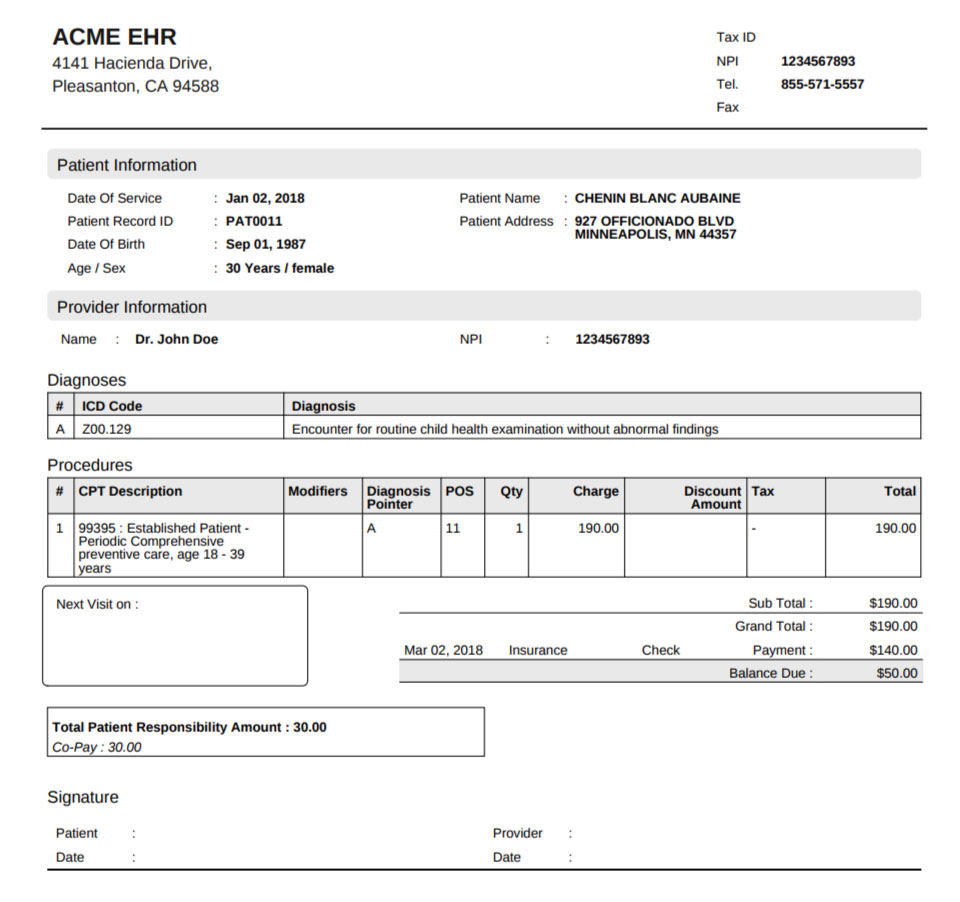
#> input picture assets/image.jpg, 960 x 902 px
$ python -i ocr_stage.py   (imports and definitions only)
#> lines starting #> are read from the running program, lines starting #| are printed output that depends on the picture
#> in extract_text_from_image, img is the input picture: shape (902, 960, 3); mean B, G, R 242.1, 242.2, 242.2
"""
Step 1 — AI-driven OCR/Text Extraction using Google Gemini

- Accepts raw text or image input.
- Uses Tesseract OCR for visual text extraction (AI model).
- Uses Gemini 2.5 Pro for intelligent extraction.
- Returns clean structured JSON.

Dependencies:
    pip install google-generativeai pytesseract opencv-python pillow numpy
"""

import os
import json
import re
from typing import Union, Dict, Any
import google.generativeai as genai
from PIL import Image
import pytesseract
import numpy as np
import cv2
import logging
pytesseract.pytesseract.tesseract_cmd = r"C:\Program Files\Tesseract-OCR\tesseract.exe"

# -------------------------------
# Logging setup
# -------------------------------
LOG_DIR = "logs"
# [1 line not run here, left out]
LOG_FILE = os.path.join(LOG_DIR, "ocr_pipeline.log")

# Configure logging to file + console
logger = logging.getLogger("ocr_stage_gemini")
# [1 line not run here, left out]

# File handler
file_handler = logging.FileHandler(LOG_FILE, mode="a", encoding="utf-8")
# [1 line not run here, left out]

# Console handler
console_handler = logging.StreamHandler()
# [1 line not run here, left out]

# Log format
formatter = logging.Formatter("[%(asctime)s] [%(levelname)s] %(message)s", datefmt="%Y-%m-%d %H:%M:%S")
# [9 lines not run here, left out]


# -------------------------------
# Gemini Configuration
# -------------------------------
def configure_gemini(api_key: str, model: str = "gemini-2.5-pro"):
    genai.configure(api_key=api_key)
    return genai.GenerativeModel(model)


# -------------------------------
# OCR Utility
# -------------------------------
def preprocess_for_ocr(img_bgr: np.ndarray) -> np.ndarray:
    """
    Balanced preprocessing that enhances text clarity
    without destroying fine details. Works well for bills,
    receipts, and forms with faint or colored text.
    """

    # 1️⃣ Convert to grayscale
    gray = cv2.cvtColor(img_bgr, cv2.COLOR_BGR2GRAY)

    # 2️⃣ Remove mild noise while preserving edges
    gray = cv2.fastNlMeansDenoising(gray, h=15, templateWindowSize=7, searchWindowSize=21)

    # 3️⃣ Gentle contrast stretching (normalize intensity range)
    gray = cv2.normalize(gray, None, 0, 255, cv2.NORM_MINMAX)

    # 4️⃣ Apply CLAHE for local contrast enhancement (limited clip)
    clahe = cv2.createCLAHE(clipLimit=2.0, tileGridSize=(8, 8))
    gray = clahe.apply(gray)
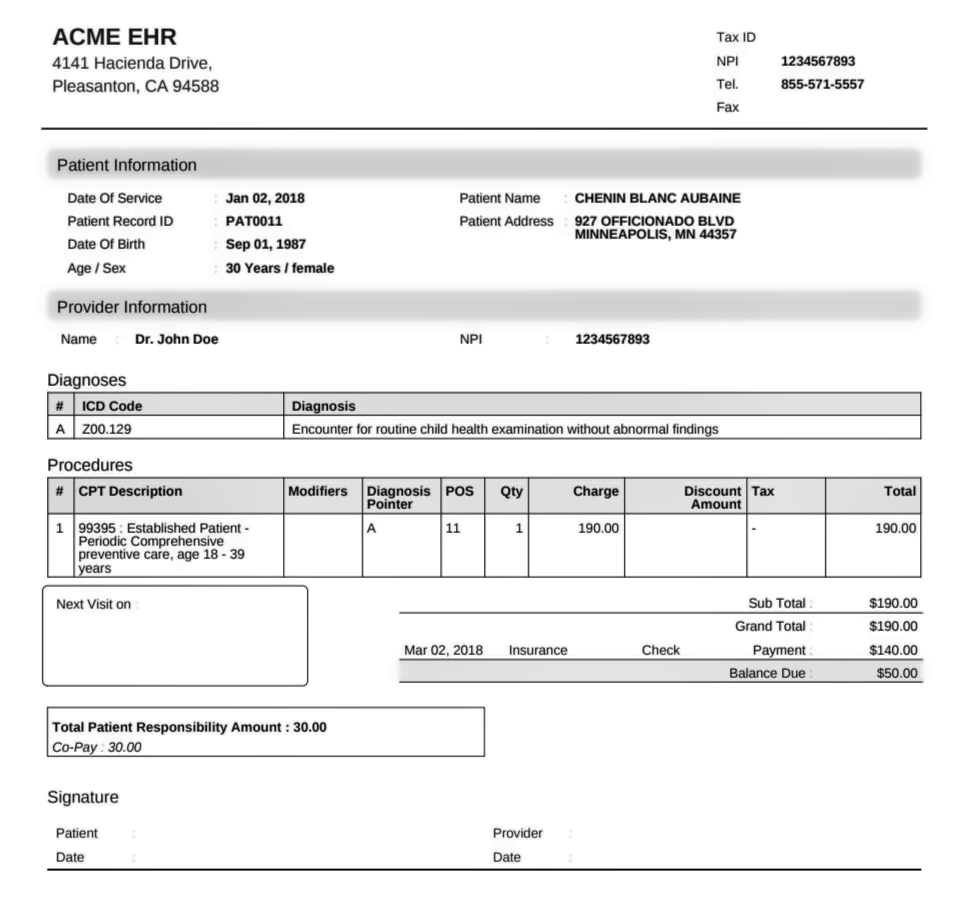
#> gray: shape (902, 960); min 1, max 255, mean 238.6

    # 5️⃣ Light gamma correction to brighten dark text
    gamma = 1.2
    inv_gamma = 1.0 / gamma
    table = np.array([(i / 255.0) ** inv_gamma * 255 for i in np.arange(256)]).astype("uint8")
    gray = cv2.LUT(gray, table)

    # 6️⃣ (Optional) adaptive sharpening to highlight edges
    blurred = cv2.GaussianBlur(gray, (0, 0), 3)
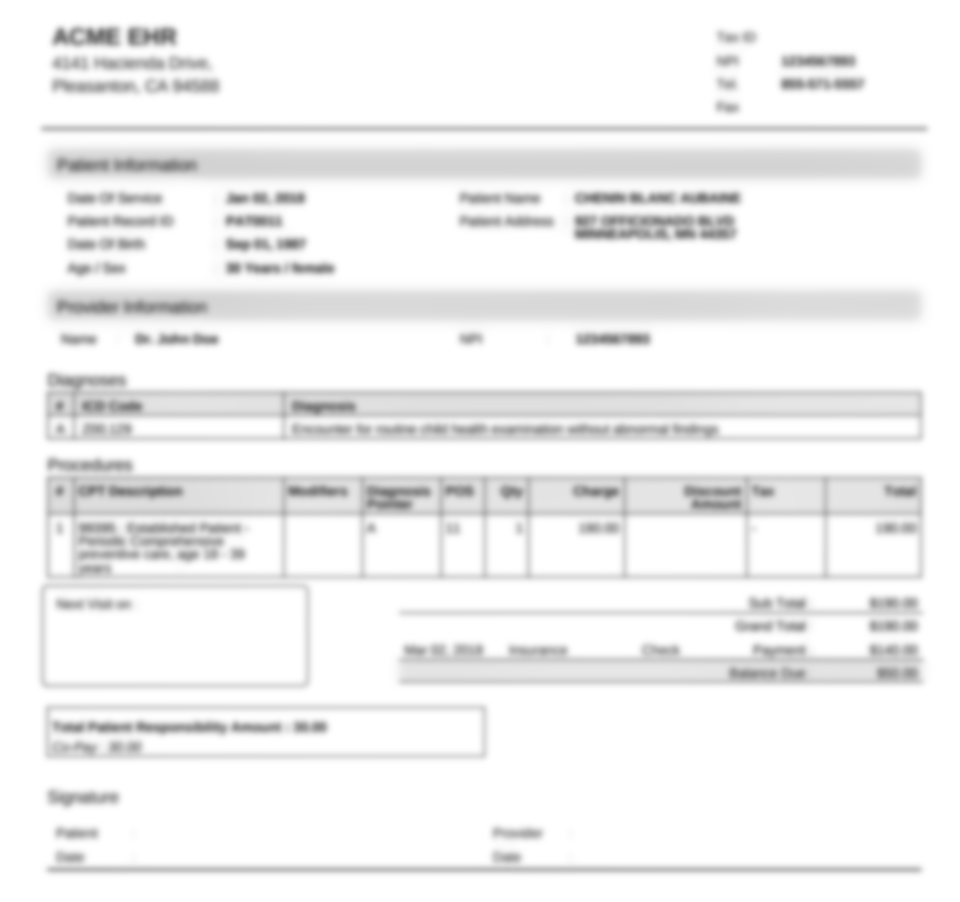
#> blurred: shape (902, 960); min 115, max 255, mean 240.4
    sharpened = cv2.addWeighted(gray, 1.5, blurred, -0.5, 0)

    # 7️⃣ Slight morphological opening to remove background dots/noise
    kernel = cv2.getStructuringElement(cv2.MORPH_RECT, (2, 2))
    clean = cv2.morphologyEx(sharpened, cv2.MORPH_OPEN, kernel)
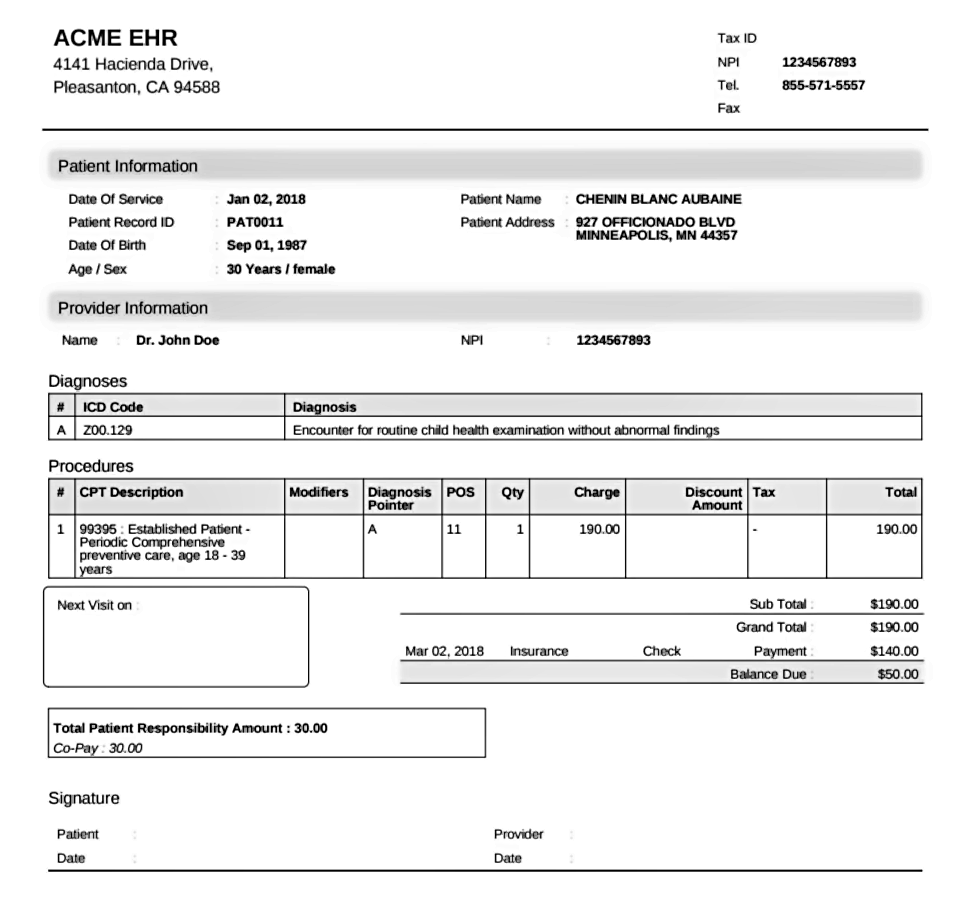
#> clean: shape (902, 960); min 0, max 255, mean 238.5

    return clean


def extract_text_from_image(image_input: Union[str, bytes, np.ndarray, Image.Image]) -> str:
    """Run Tesseract OCR on an image input (path, bytes, array, or PIL)."""
    if isinstance(image_input, str):
        if not os.path.exists(image_input):
            raise FileNotFoundError(f"Image not found: {image_input}")
        img = cv2.imread(image_input)
    elif isinstance(image_input, (bytes, bytearray)):
        img_array = np.frombuffer(image_input, np.uint8)
        img = cv2.imdecode(img_array, cv2.IMREAD_COLOR)
    elif isinstance(image_input, np.ndarray):
        img = image_input
    elif isinstance(image_input, Image.Image):
        img = cv2.cvtColor(np.array(image_input), cv2.COLOR_RGB2BGR)
    else:
        raise TypeError("Unsupported image input type.")

    processed = preprocess_for_ocr(img)
    custom_config = r'--oem 3 --psm 6'
#> (the run stopped early here; a loop or call above may not have finished)
